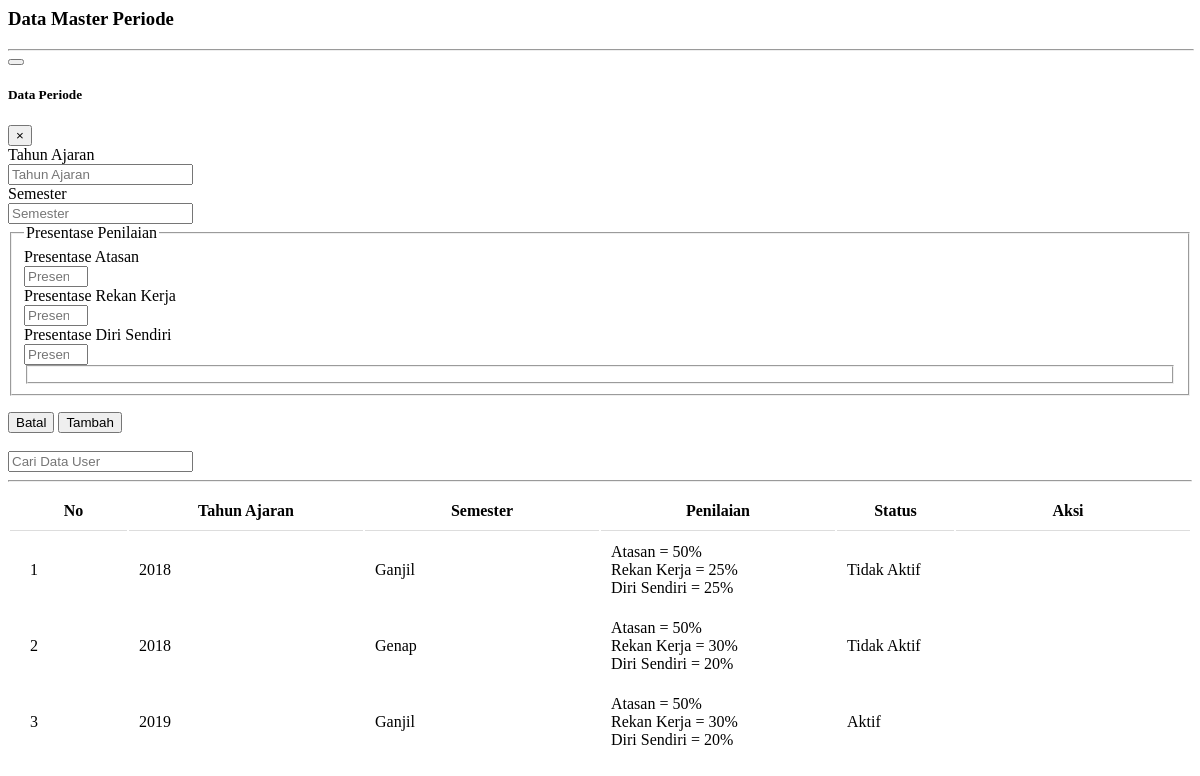
Page /admin/pages/mperiode.php on the committed database.
### tables this page shows
CREATE TABLE IF NOT EXISTS `periode` (
  `id_periode` int(11) NOT NULL AUTO_INCREMENT,
  `tahun_ajar` varchar(50) NOT NULL,
  `semester` varchar(50) NOT NULL,
  `status_periode` int(11) NOT NULL,
  `setting` varchar(50) NOT NULL,
  PRIMARY KEY (`id_periode`)
);

### admin/pages/mperiode.php (the view, shortened to what this page needs)
<div class="container">
	<div class="row">
		<div class="col">
			<h3>Data Master Periode</h3>
		</div>
	</div>
	<hr class="bg-primary" width="100%">
	<div class="contaier">
		<div class="col">
			<button type="button" class="btn btn-primary" data-toggle="modal" data-target="#exampleModal">
			</button>
			<?php
				$btn = "Tambah";
			?>
			<div class="modal fade" id="exampleModal" tabindex="-1" role="dialog" aria-labelledby="exampleModalLabel" aria-hidden="true">
			  	<div class="modal-dialog modal-lg" role="document">
			    	<div class="modal-content">
				      	<div class="modal-header">
				        	<h5 class="modal-title" id="exampleModalLabel">Data Periode</h5>
					        <button type="button" class="close" data-dismiss="modal" aria-label="Close">
					          	<span aria-hidden="true">&times;</span>
					        </button>
				      	</div>
				      	<div class="modal-body">
					       	<form class="form-horizontal" method="post" action="modal/p_periode.php">
				       	 	<div class="form-group row">
							   	<label for="tahun_ajar" class="col-sm-3 col-form-label col-form-label-sm">Tahun Ajaran</label>
							    <div class="col-sm-9">
							      	<input type="text" class="form-control form-control-sm" id="tahun_ajar" name="tahun_ajar" value="<?= isset($tahun_ajar)?$tahun_ajar:""; ?>" placeholder="Tahun Ajaran">
							    </div>
						  	</div>
				       	 	<div class="form-group row">
							   	<label for="semester" class="col-sm-3 col-form-label col-form-label-sm">Semester</label>
							    <div class="col-sm-9">
							      	<input type="text" class="form-control form-control-sm" id="semester" name="semester" value="<?= isset($semester)?$semester:""; ?>" placeholder="Semester">
							    </div>
						  	</div>
						  	<fieldset>
						  		<legend>Presentase Penilaian</legend>
					       	 	<div class="form-group row">
								   	<label for="atasan" class="col-sm-3 col-form-label col-form-label-sm">Presentase Atasan</label>
								    <div class="col-sm-9">
								      	<input type="number" class="form-control form-control-sm presentase" min="0" max="100" id="atasan" name="atasan" value="<?= isset($atasan)?$atasan:""; ?>" placeholder="Presentase Atasan">
								    </div>
							  	</div>
							  	<div class="form-group row">
								   	<label for="rekan" class="col-sm-3 col-form-label col-form-label-sm">Presentase Rekan Kerja</label>
								    <div class="col-sm-9">
								      	<input type="number" class="form-control form-control-sm presentase" min="0" max="100" id="rekan" name="rekan" value="<?= isset($rekan)?$rekan:""; ?>" placeholder="Presentase Rekan Kerja">
								    </div>
							  	</div>
							  	<div class="form-group row">
								   	<label for="diri" class="col-sm-3 col-form-label col-form-label-sm">Presentase Diri Sendiri</label>
								    <div class="col-sm-9">
								      	<input type="number" class="form-control form-control-sm presentase" min="0" max="100" id="diri" name="diri" value="<?= isset($diri)?$diri:""; ?>" placeholder="Presentase Diri Sendiri">
								    </div>
							  	</div>
						  	<fieldset>
				      	</div>
				      	<div class="modal-footer">
				        	<button type="button" class="btn btn-secondary" data-dismiss="modal">Batal</button>
				        	<input type="submit" class="btn btn-primary" value="<?= $btn; ?>" name="btnSimpan">
				      	</div>
			    	</div>
			  	</div>
			</div>
		</div>
	</div>
	<br>
	<div class="container">
		<div class="row">
			<div class="col">
			<input type="search" class="form-control" data-table="order-table" placeholder="Cari Data User" />
			<hr>
				<table class="order-table">
					<thead>
						<tr>
							<th width="10%">No</th>
							<th width="20%">Tahun Ajaran</th>
							<th width="20%">Semester</th>
							<th width="20%">Penilaian</th>
							<th width="10%">Status</th>
							<th width="30%">Aksi</th>
						</tr>
					</thead>
					<tbody>
						<?php
							$sql = "SELECT * FROM periode";
							$q = mysql_query($sql);
							$i=0;
							while($row = mysql_fetch_array($q)){
								$setting = '';
								if($row['setting']!=''){
									$set = explode(';', $row['setting']);
									$setting = "Atasan = $set[0]% <br>Rekan Kerja = $set[1]% <br>Diri Sendiri = $set[2]%";
								}
						?>
						<tr>
							<td><?= ++$i; ?></td>
							<td><?= $row['tahun_ajar']; ?></td>
							<td><?= $row['semester']; ?></td>
							<td><?= $setting; ?></td>
							<td>
								<?php if($row['status_periode']==0){ ?>
									<span class="label label-danger">Tidak Aktif</span>
								<?php }else{ ?>
									<span class="label label-success">Aktif</span>
								<?php } ?>
							</td>
							<td>
							</td>
						</tr>
						<?php } ?>
					</tbody>
				</table>
			</div>
		</div>
	</div>
</div>

### admin/pages/mperiode.php (style rules this page uses)
.container table { width: 100%; font-size: 1rem; }
.container td, .container th { padding: 10px; }
.container td:first-child, .container th:first-child { padding-left: 20px; }
.container td:last-child, .container th:last-child { padding-right: 20px; }
.container th { border-bottom: 1px solid #ddd; position: relative; }

### rows in the picture
periode: tahun_ajar "2018", semester "Ganjil", setting "50", setting "25", status_periode "Tidak Aktif"
periode: tahun_ajar "2018", semester "Genap", setting "50", setting "30", setting "20", status_periode "Tidak Aktif"
periode: tahun_ajar "2019", semester "Ganjil", setting "50", setting "30", setting "20", status_periode "Aktif"
